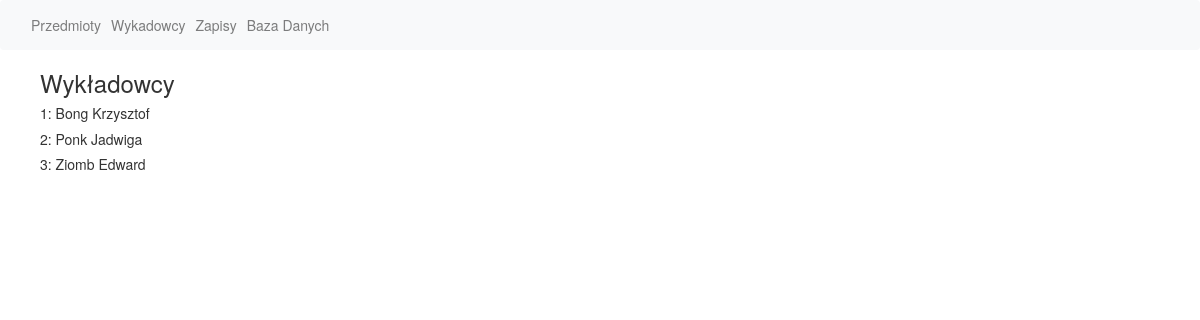
The app's page /lecturers/, older data.
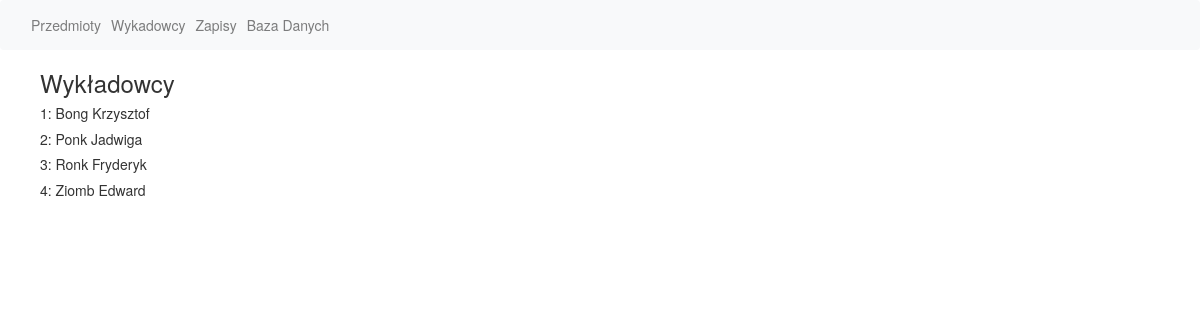
The same page, newer data.
### signing/models.py (models this page shows, shortened)
class Lecturer(models.Model):
    name = models.CharField(max_length=40)
    surname = models.CharField(max_length=40)
    class Meta:
        verbose_name_plural = "Lecturers"

### signing/views.py (the view)
# urls.py: path('lecturers/', views.show_lecturers, name='lecturers_list'),
def show_lecturers(request):
  lecturers = Lecturer.objects.all()
  lecturers = sorted(lecturers, key=operator.attrgetter('surname'))
  return render_to_response('show_lecturers.html',
                            {'lecturers': lecturers})

### templates/show_lecturers.html
{% extends "base.html" %}
{% block content %}
<link rel="stylesheet" href="//maxcdn.bootstrapcdn.com/bootstrap/3.2.0/css/bootstrap.min.css">
<link rel="stylesheet" href="//maxcdn.bootstrapcdn.com/bootstrap/3.2.0/css/bootstrap-theme.min.css">
<ol>
<h3>Wykładowcy</h3>
{% for lecturer in lecturers %}
<h5>{{ forloop.counter}}: {{ lecturer.surname }} {{ lecturer.name }}</h5>
{%endfor%}
</ol>
{% endblock %}

Row changes from the older to the newer data that the page shows:
added Lecturer: surname "Ronk", name "Fryderyk"
